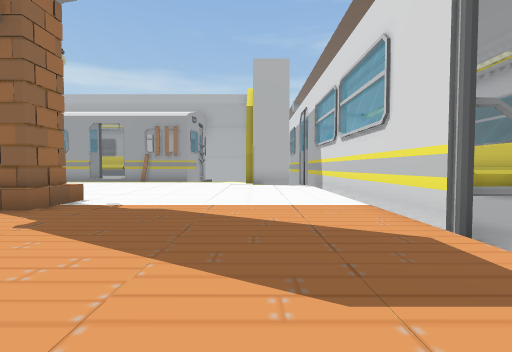
view 1 (above)

24 first-person views from a walk through a scene from a Unity 3-D project. The camera is 0.72 m above the floor, tilts 2° down and sees 90° across. The floor is counted in squares, 1 m on a side. Each view is taken from the middle of a square. On the plan, view 1 faces up. The plan holds only what a view shows up to about 9 squares ahead; the rest is blank. The place goes on beyond the plan. The player character is not drawn. Some animated figures are not drawn.

view 2
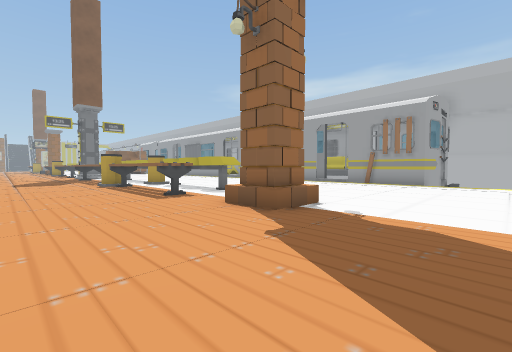

view 3
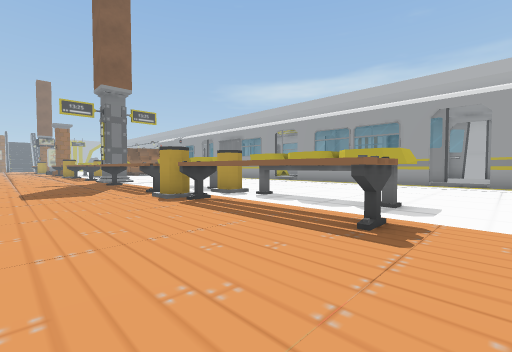

view 4
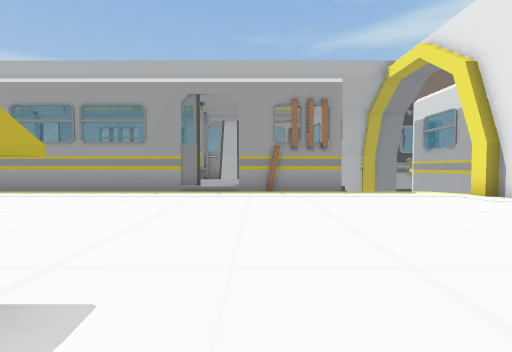

view 5
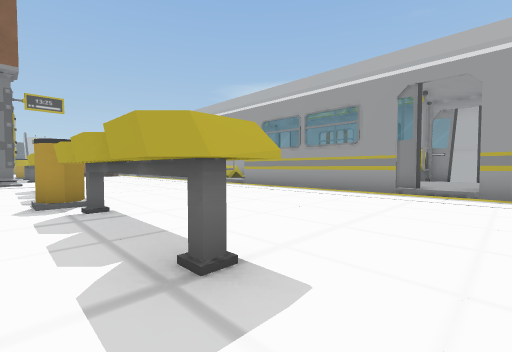

view 6
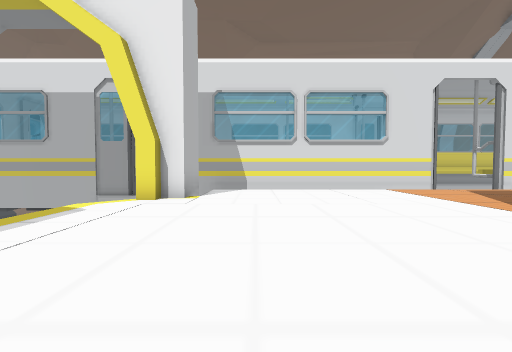

view 7
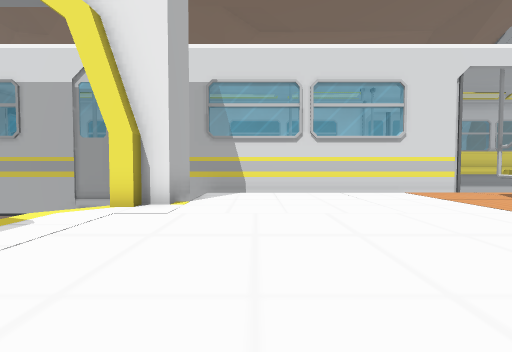

view 8
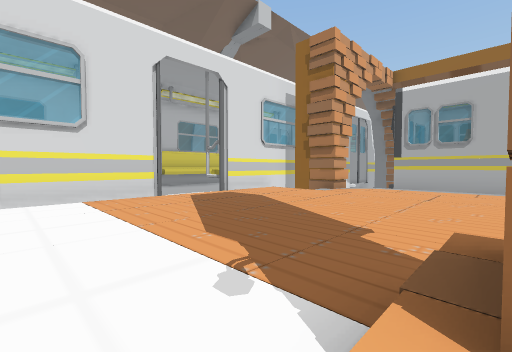

view 9
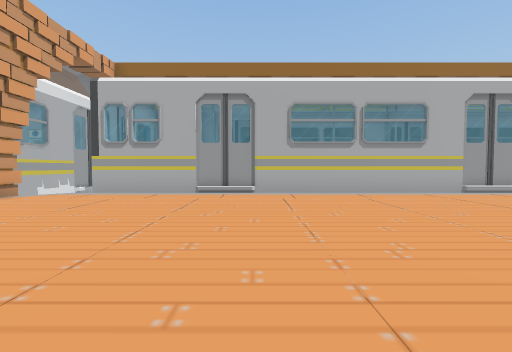

view 10
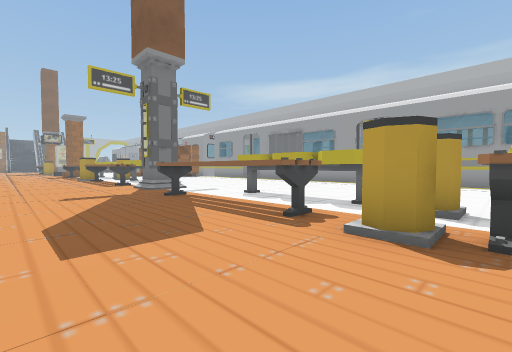

view 11
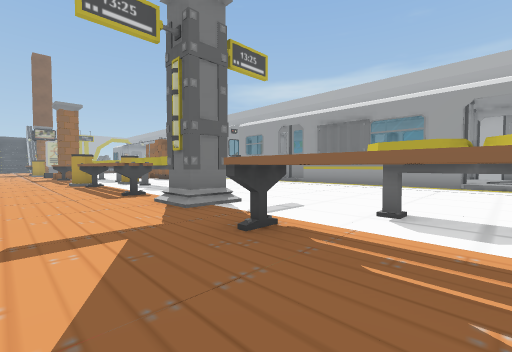

view 12
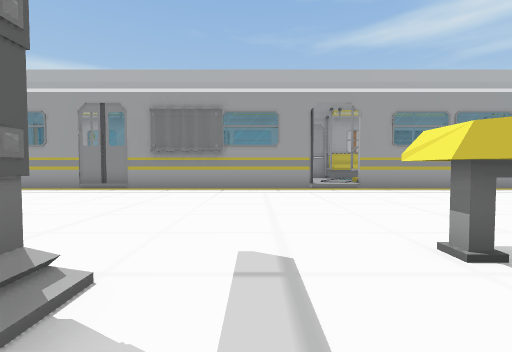

view 13
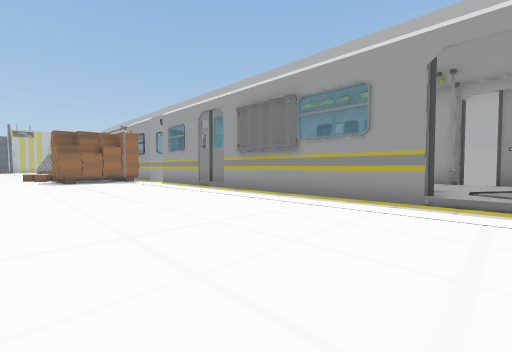

view 14
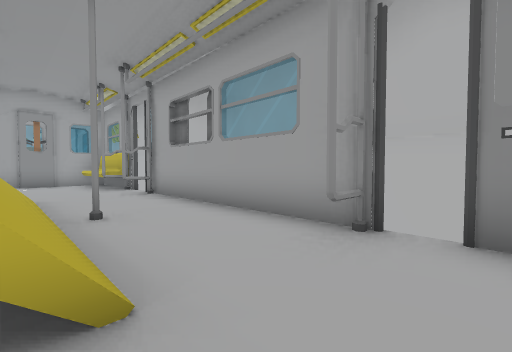

view 15
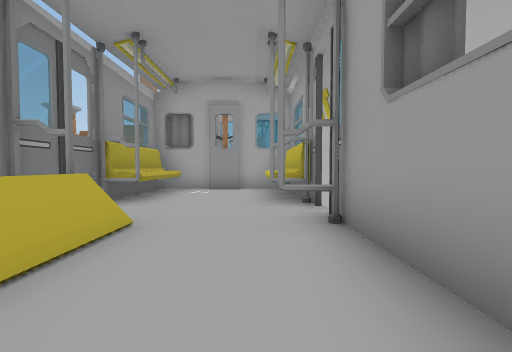

view 16
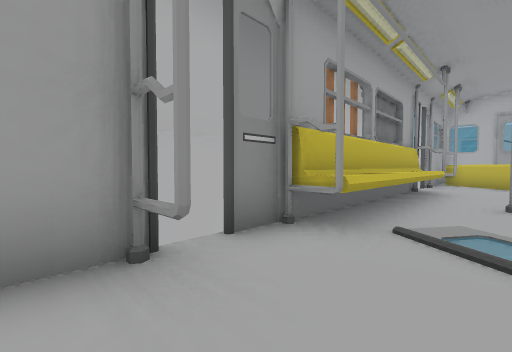

view 17
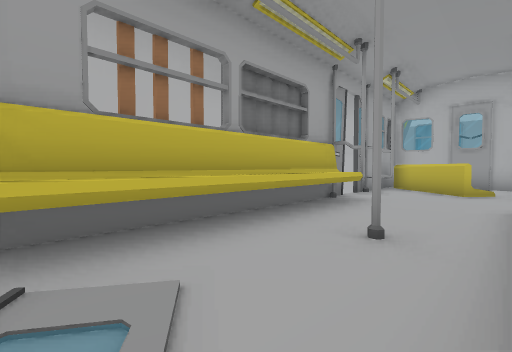

view 18
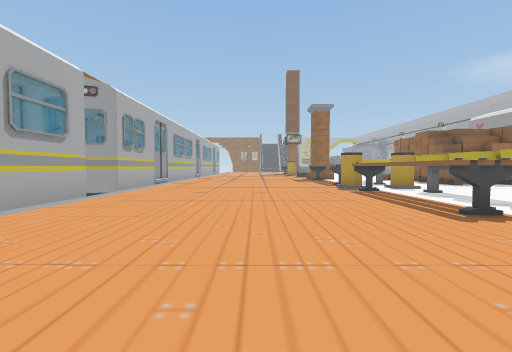

view 19
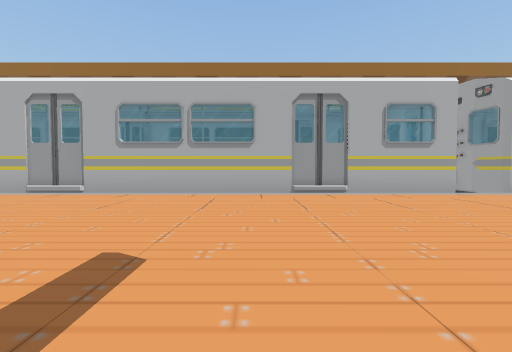

view 20
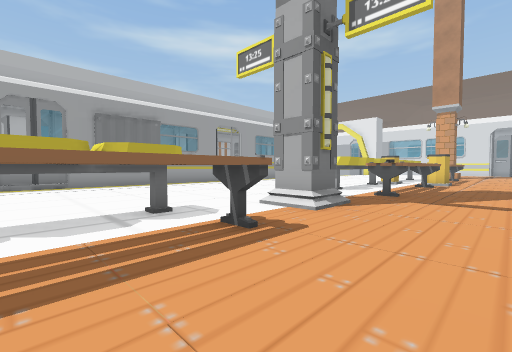

view 21
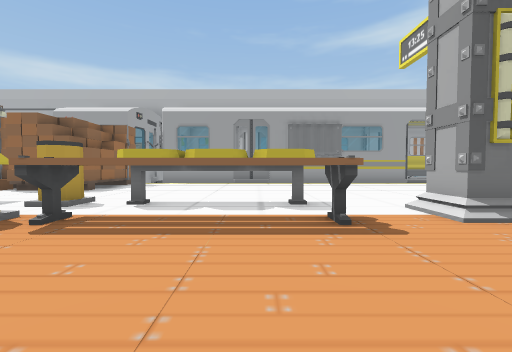

view 22
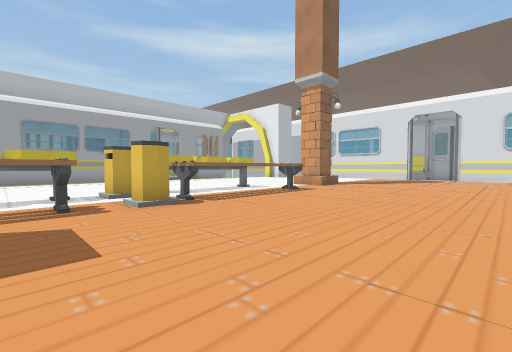

view 23
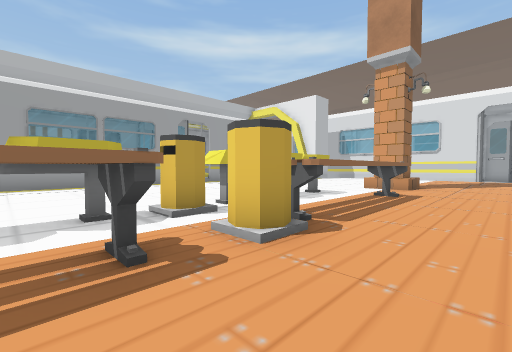

view 24
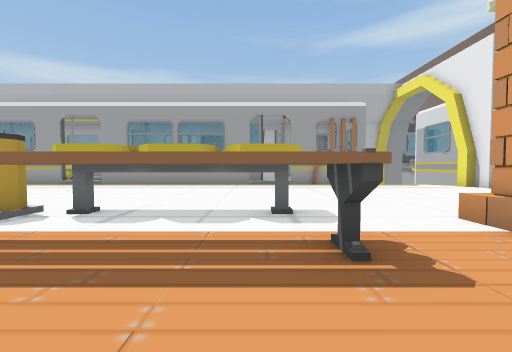

### Floor plan
Key: @ floor where view 1 was taken; # wall or solid block; x gap in a wall; . main floor; : floor 0.15 m higher than the main floor; + floor 0.2 m higher than the main floor; = window, fence, low wall or low ledge; ^ raised ledge; v drop or lower ground; C column; B bench; I bin; O other object.
Columns run from 28 left of view 1 to 4 right of it. Each row starts with its distance up from view 1.
 19 #
 18 v           vvv
 17  ####: ## ##xx #### #:###     v
 16 #::::::::::::::::::::::#      v
 15 #::::::::#::::+::#::::##      v#
 14 #:::::======:+:::::::::::#    v
 13  ### #### # :: ## ###:###v    v
 12    .........................v
 11 O   ........................##v#
 10 O..............................#
  9 O..............................#
  8 ...............................#
  7 ...............................#
  6 OI.BBBB.....BBBBIBBBB..........#
  5  ..BBBB.CC.............CC......#^
  4  IBBBBB....BBBBBIBBBBB.CC......#^
  3  ..............................v
  2  .............................. v
  1  ..............................xv
  0  ...........................@..#^
 -1  ............................v
 -2   ..........................##
 -3  #########################  v
 -4                           ##

Positions as (right, up) in squares from view 1, and headings:
1: (0, 0), facing up
2: (-1, 1), facing up-left
3: (-6, 1), facing up-left
4: (-6, 5), facing up
5: (-6, 5), facing up-left
6: (-6, 9), facing right
7: (-5, 9), facing right
8: (-4, 6), facing down-right
9: (-6, 4), facing down
10: (-11, 1), facing up-left
11: (-15, 2), facing up-left
12: (-18, 4), facing up
13: (-15, 7), facing up-left
14: (-15, 14), facing up-left
15: (-19, 16), facing left
16: (-17, 15), facing up-right
17: (-14, 14), facing up-right
18: (-18, 1), facing left
19: (-19, 4), facing down
20: (-24, 2), facing up-right
21: (-23, 1), facing up
22: (-14, -1), facing up-right
23: (-14, 2), facing up-right
24: (-8, 2), facing up
